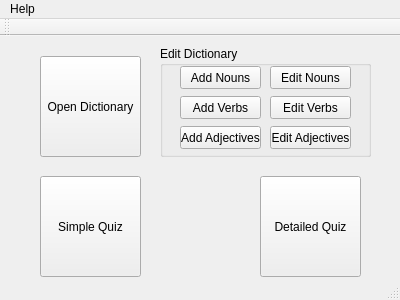
<?xml version="1.0" encoding="UTF-8"?>
<ui version="4.0">
 <class>MainWindow</class>
 <widget class="QMainWindow" name="MainWindow">
  <property name="geometry">
   <rect>
    <x>0</x>
    <y>0</y>
    <width>400</width>
    <height>300</height>
   </rect>
  </property>
  <property name="windowTitle">
   <string>SweDikt</string>
  </property>
  <widget class="QWidget" name="centralWidget">
   <widget class="QStackedWidget" name="stackedWidget">
    <property name="geometry">
     <rect>
      <x>0</x>
      <y>0</y>
      <width>400</width>
      <height>247</height>
     </rect>
    </property>
    <property name="currentIndex">
     <number>0</number>
    </property>
    <widget class="QWidget" name="homePage">
     <widget class="QPushButton" name="openButton">
      <property name="geometry">
       <rect>
        <x>40</x>
        <y>20</y>
        <width>101</width>
        <height>101</height>
       </rect>
      </property>
      <property name="text">
       <string>Open Dictionary</string>
      </property>
     </widget>
     <widget class="QPushButton" name="simpleQuizButton">
      <property name="geometry">
       <rect>
        <x>40</x>
        <y>140</y>
        <width>101</width>
        <height>101</height>
       </rect>
      </property>
      <property name="text">
       <string>Simple Quiz</string>
      </property>
     </widget>
     <widget class="QPushButton" name="detailedQuizButton">
      <property name="enabled">
       <bool>true</bool>
      </property>
      <property name="geometry">
       <rect>
        <x>260</x>
        <y>140</y>
        <width>101</width>
        <height>101</height>
       </rect>
      </property>
      <property name="text">
       <string>Detailed Quiz</string>
      </property>
     </widget>
     <widget class="QGroupBox" name="groupBox">
      <property name="geometry">
       <rect>
        <x>160</x>
        <y>10</y>
        <width>211</width>
        <height>111</height>
       </rect>
      </property>
      <property name="title">
       <string>Edit Dictionary</string>
      </property>
      <widget class="QPushButton" name="addNounsButton">
       <property name="geometry">
        <rect>
         <x>20</x>
         <y>20</y>
         <width>81</width>
         <height>23</height>
        </rect>
       </property>
       <property name="text">
        <string>Add Nouns</string>
       </property>
      </widget>
      <widget class="QPushButton" name="addVerbsButton">
       <property name="geometry">
        <rect>
         <x>20</x>
         <y>50</y>
         <width>81</width>
         <height>23</height>
        </rect>
       </property>
       <property name="text">
        <string>Add Verbs</string>
       </property>
      </widget>
      <widget class="QPushButton" name="addAdjectivesButton">
       <property name="geometry">
        <rect>
         <x>20</x>
         <y>80</y>
         <width>81</width>
         <height>23</height>
        </rect>
       </property>
       <property name="text">
        <string>Add Adjectives</string>
       </property>
      </widget>
      <widget class="QPushButton" name="editAdjectivesButton">
       <property name="geometry">
        <rect>
         <x>110</x>
         <y>80</y>
         <width>81</width>
         <height>23</height>
        </rect>
       </property>
       <property name="text">
        <string>Edit Adjectives</string>
       </property>
      </widget>
      <widget class="QPushButton" name="editVerbsButton">
       <property name="geometry">
        <rect>
         <x>110</x>
         <y>50</y>
         <width>81</width>
         <height>23</height>
        </rect>
       </property>
       <property name="text">
        <string>Edit Verbs</string>
       </property>
      </widget>
      <widget class="QPushButton" name="editNounsButton">
       <property name="geometry">
        <rect>
         <x>110</x>
         <y>20</y>
         <width>81</width>
         <height>23</height>
        </rect>
       </property>
       <property name="text">
        <string>Edit Nouns</string>
       </property>
      </widget>
     </widget>
    </widget>
    <widget class="QWidget" name="simpleQuizPage">
     <widget class="QTextBrowser" name="questionBox">
      <property name="geometry">
       <rect>
        <x>70</x>
        <y>10</y>
        <width>256</width>
        <height>71</height>
       </rect>
      </property>
     </widget>
     <widget class="QLineEdit" name="answerBox">
      <property name="geometry">
       <rect>
        <x>140</x>
        <y>100</y>
        <width>113</width>
        <height>20</height>
       </rect>
      </property>
     </widget>
     <widget class="QPushButton" name="answerButton">
      <property name="geometry">
       <rect>
        <x>160</x>
        <y>130</y>
        <width>75</width>
        <height>23</height>
       </rect>
      </property>
      <property name="text">
       <string>Answer</string>
      </property>
     </widget>
     <widget class="QPushButton" name="nextButton">
      <property name="geometry">
       <rect>
        <x>260</x>
        <y>100</y>
        <width>61</width>
        <height>23</height>
       </rect>
      </property>
      <property name="text">
       <string>Next</string>
      </property>
     </widget>
     <widget class="QLabel" name="feedbackText">
      <property name="geometry">
       <rect>
        <x>70</x>
        <y>180</y>
        <width>251</width>
        <height>16</height>
       </rect>
      </property>
      <property name="text">
       <string/>
      </property>
      <property name="alignment">
       <set>Qt::AlignCenter</set>
      </property>
     </widget>
     <widget class="QPushButton" name="backButton">
      <property name="geometry">
       <rect>
        <x>140</x>
        <y>220</y>
        <width>111</width>
        <height>23</height>
       </rect>
      </property>
      <property name="text">
       <string>Back to Main Menu</string>
      </property>
     </widget>
    </widget>
    <widget class="QWidget" name="detailedQuizPage">
     <widget class="QLineEdit" name="answerBox_2">
      <property name="geometry">
       <rect>
        <x>140</x>
        <y>70</y>
        <width>113</width>
        <height>20</height>
       </rect>
      </property>
     </widget>
     <widget class="QPushButton" name="answerButton_2">
      <property name="geometry">
       <rect>
        <x>160</x>
        <y>180</y>
        <width>75</width>
        <height>23</height>
       </rect>
      </property>
      <property name="text">
       <string>Answer</string>
      </property>
     </widget>
     <widget class="QTextBrowser" name="questionBox_2">
      <property name="geometry">
       <rect>
        <x>70</x>
        <y>10</y>
        <width>256</width>
        <height>31</height>
       </rect>
      </property>
     </widget>
     <widget class="QPushButton" name="backButton_2">
      <property name="geometry">
       <rect>
        <x>140</x>
        <y>220</y>
        <width>111</width>
        <height>23</height>
       </rect>
      </property>
      <property name="text">
       <string>Back to Main Menu</string>
      </property>
     </widget>
     <widget class="QPushButton" name="nextButton_2">
      <property name="geometry">
       <rect>
        <x>260</x>
        <y>180</y>
        <width>61</width>
        <height>23</height>
       </rect>
      </property>
      <property name="text">
       <string>Next</string>
      </property>
     </widget>
     <widget class="QLineEdit" name="answerBox_1">
      <property name="geometry">
       <rect>
        <x>140</x>
        <y>50</y>
        <width>113</width>
        <height>20</height>
       </rect>
      </property>
     </widget>
     <widget class="QLineEdit" name="answerBox_5">
      <property name="geometry">
       <rect>
        <x>140</x>
        <y>130</y>
        <width>113</width>
        <height>20</height>
       </rect>
      </property>
     </widget>
     <widget class="QLineEdit" name="answerBox_4">
      <property name="geometry">
       <rect>
        <x>140</x>
        <y>110</y>
        <width>113</width>
        <height>20</height>
       </rect>
      </property>
     </widget>
     <widget class="QLineEdit" name="answerBox_3">
      <property name="geometry">
       <rect>
        <x>140</x>
        <y>90</y>
        <width>113</width>
        <height>20</height>
       </rect>
      </property>
     </widget>
     <widget class="QLabel" name="label_1">
      <property name="geometry">
       <rect>
        <x>35</x>
        <y>50</y>
        <width>101</width>
        <height>20</height>
       </rect>
      </property>
      <property name="alignment">
       <set>Qt::AlignRight|Qt::AlignTrailing|Qt::AlignVCenter</set>
      </property>
     </widget>
     <widget class="QLabel" name="label_2">
      <property name="geometry">
       <rect>
        <x>35</x>
        <y>70</y>
        <width>101</width>
        <height>20</height>
       </rect>
      </property>
      <property name="alignment">
       <set>Qt::AlignRight|Qt::AlignTrailing|Qt::AlignVCenter</set>
      </property>
     </widget>
     <widget class="QLabel" name="label_3">
      <property name="geometry">
       <rect>
        <x>35</x>
        <y>90</y>
        <width>101</width>
        <height>20</height>
       </rect>
      </property>
      <property name="alignment">
       <set>Qt::AlignRight|Qt::AlignTrailing|Qt::AlignVCenter</set>
      </property>
     </widget>
     <widget class="QLabel" name="label_4">
      <property name="geometry">
       <rect>
        <x>35</x>
        <y>110</y>
        <width>101</width>
        <height>20</height>
       </rect>
      </property>
      <property name="alignment">
       <set>Qt::AlignRight|Qt::AlignTrailing|Qt::AlignVCenter</set>
      </property>
     </widget>
     <widget class="QLabel" name="label_5">
      <property name="geometry">
       <rect>
        <x>35</x>
        <y>130</y>
        <width>101</width>
        <height>20</height>
       </rect>
      </property>
      <property name="alignment">
       <set>Qt::AlignRight|Qt::AlignTrailing|Qt::AlignVCenter</set>
      </property>
     </widget>
     <widget class="QLabel" name="feedback_1">
      <property name="geometry">
       <rect>
        <x>260</x>
        <y>50</y>
        <width>131</width>
        <height>16</height>
       </rect>
      </property>
     </widget>
     <widget class="QLabel" name="feedback_3">
      <property name="geometry">
       <rect>
        <x>260</x>
        <y>90</y>
        <width>131</width>
        <height>16</height>
       </rect>
      </property>
     </widget>
     <widget class="QLabel" name="feedback_2">
      <property name="geometry">
       <rect>
        <x>260</x>
        <y>70</y>
        <width>131</width>
        <height>16</height>
       </rect>
      </property>
     </widget>
     <widget class="QLabel" name="feedback_5">
      <property name="geometry">
       <rect>
        <x>260</x>
        <y>130</y>
        <width>131</width>
        <height>16</height>
       </rect>
      </property>
     </widget>
     <widget class="QLabel" name="feedback_4">
      <property name="geometry">
       <rect>
        <x>260</x>
        <y>110</y>
        <width>131</width>
        <height>16</height>
       </rect>
      </property>
     </widget>
    </widget>
   </widget>
  </widget>
  <widget class="QMenuBar" name="menuBar">
   <property name="geometry">
    <rect>
     <x>0</x>
     <y>0</y>
     <width>400</width>
     <height>21</height>
    </rect>
   </property>
   <widget class="QMenu" name="menuSweDikt">
    <property name="title">
     <string>Help</string>
    </property>
    <addaction name="actionAbout"/>
   </widget>
   <addaction name="menuSweDikt"/>
  </widget>
  <widget class="QStatusBar" name="statusBar"/>
  <widget class="QToolBar" name="mainToolBar">
   <attribute name="toolBarArea">
    <enum>TopToolBarArea</enum>
   </attribute>
   <attribute name="toolBarBreak">
    <bool>false</bool>
   </attribute>
  </widget>
  <action name="actionAbout">
   <property name="text">
    <string>About</string>
   </property>
  </action>
 </widget>
 <layoutdefault spacing="6" margin="11"/>
 <tabstops>
  <tabstop>openButton</tabstop>
  <tabstop>simpleQuizButton</tabstop>
  <tabstop>detailedQuizButton</tabstop>
  <tabstop>addNounsButton</tabstop>
  <tabstop>addVerbsButton</tabstop>
  <tabstop>addAdjectivesButton</tabstop>
  <tabstop>editNounsButton</tabstop>
  <tabstop>editVerbsButton</tabstop>
  <tabstop>editAdjectivesButton</tabstop>
  <tabstop>questionBox</tabstop>
  <tabstop>answerBox</tabstop>
  <tabstop>answerButton</tabstop>
  <tabstop>nextButton</tabstop>
  <tabstop>backButton</tabstop>
  <tabstop>questionBox_2</tabstop>
  <tabstop>answerBox_1</tabstop>
  <tabstop>answerBox_2</tabstop>
  <tabstop>answerBox_3</tabstop>
  <tabstop>answerBox_4</tabstop>
  <tabstop>answerBox_5</tabstop>
  <tabstop>answerButton_2</tabstop>
  <tabstop>backButton_2</tabstop>
  <tabstop>nextButton_2</tabstop>
 </tabstops>
 <resources/>
 <connections>
  <connection>
   <sender>answerBox_1</sender>
   <signal>returnPressed()</signal>
   <receiver>answerBox_2</receiver>
   <slot>setFocus()</slot>
   <hints>
    <hint type="sourcelabel">
     <x>236</x>
     <y>94</y>
    </hint>
    <hint type="destinationlabel">
     <x>234</x>
     <y>112</y>
    </hint>
   </hints>
  </connection>
  <connection>
   <sender>answerBox_2</sender>
   <signal>returnPressed()</signal>
   <receiver>answerBox_3</receiver>
   <slot>setFocus()</slot>
   <hints>
    <hint type="sourcelabel">
     <x>193</x>
     <y>111</y>
    </hint>
    <hint type="destinationlabel">
     <x>168</x>
     <y>129</y>
    </hint>
   </hints>
  </connection>
  <connection>
   <sender>answerBox_3</sender>
   <signal>returnPressed()</signal>
   <receiver>answerBox_4</receiver>
   <slot>setFocus()</slot>
   <hints>
    <hint type="sourcelabel">
     <x>154</x>
     <y>134</y>
    </hint>
    <hint type="destinationlabel">
     <x>154</x>
     <y>145</y>
    </hint>
   </hints>
  </connection>
  <connection>
   <sender>answerBox_4</sender>
   <signal>returnPressed()</signal>
   <receiver>answerBox_5</receiver>
   <slot>setFocus()</slot>
   <hints>
    <hint type="sourcelabel">
     <x>201</x>
     <y>148</y>
    </hint>
    <hint type="destinationlabel">
     <x>197</x>
     <y>165</y>
    </hint>
   </hints>
  </connection>
  <connection>
   <sender>answerBox_5</sender>
   <signal>returnPressed()</signal>
   <receiver>answerButton_2</receiver>
   <slot>click()</slot>
   <hints>
    <hint type="sourcelabel">
     <x>230</x>
     <y>173</y>
    </hint>
    <hint type="destinationlabel">
     <x>219</x>
     <y>225</y>
    </hint>
   </hints>
  </connection>
 </connections>
</ui>
